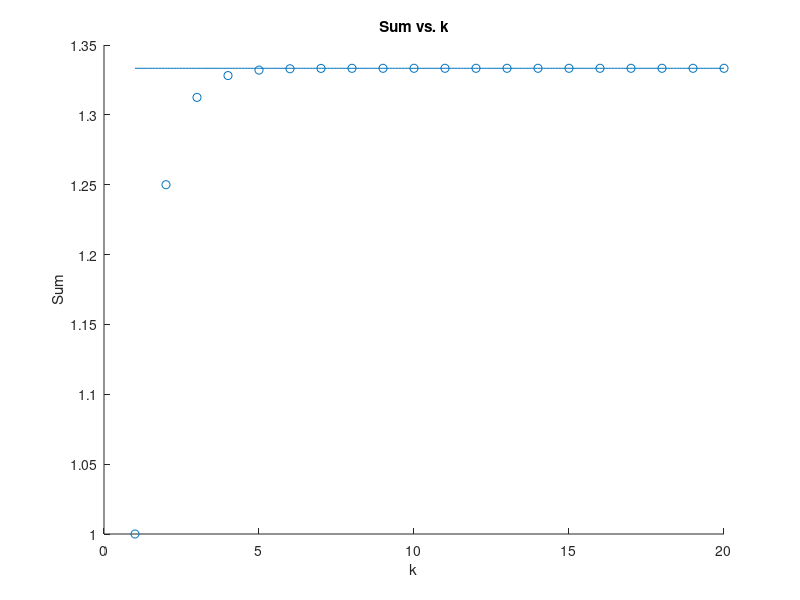

Here is the MATLAB script that generated this plot:
area_analytical = 4 / 3;

a = 1;
r = 1 / 4;

all_vals = [];
for k = 1:20
    all_vals(k) = a * sum(r .^ ((1:k) - 1));
end

figure;
scatter(1:20, all_vals)
hold on
plot(linspace(1, 20, 200), area_analytical * ones(1, 200))
xlabel("k")
ylabel("Sum")
title("Sum vs. k")